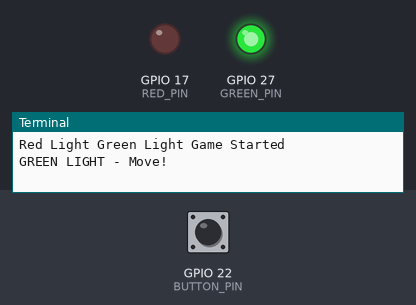
Simulated run of this program. Board: Raspberry Pi (BCM pin numbers). Parts: output pins drawn as LEDs (lit = HIGH), the last lines printed to the terminal. The test bench sets the inputs (shaded band); at power-on: GPIO 22 (BUTTON_PIN) HIGH. Random numbers come from a fixed seed; the clock reads 2024-03-15 10:24:30 at power-on unless the program sets it.

Above: at 1.2 s.
1.3 s: GPIO 22 (BUTTON_PIN) pulled LOW for 1 s
At 2.7 s:
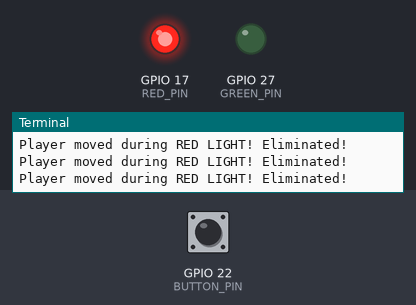
Timing chart, 0 to 11.3 s (numbered marks = the images above; inputs shaded):
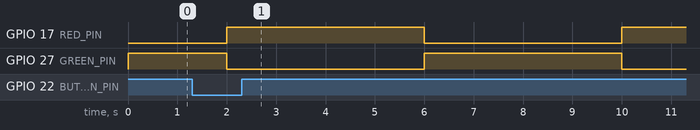

The program:

day4_movement_detection.py
```python
import RPi.GPIO as GPIO
import time
import random

RED_PIN = 17
GREEN_PIN = 27
BUTTON_PIN = 22

GPIO.setmode(GPIO.BCM)

GPIO.setup(RED_PIN, GPIO.OUT)
GPIO.setup(GREEN_PIN, GPIO.OUT)
GPIO.setup(BUTTON_PIN, GPIO.IN, pull_up_down=GPIO.PUD_UP)

print("Red Light Green Light Game Started")

try:
    while True:

        # GREEN LIGHT
        print("GREEN LIGHT - Move!")
        GPIO.output(GREEN_PIN, GPIO.HIGH)
        GPIO.output(RED_PIN, GPIO.LOW)

        time.sleep(random.randint(2,4))

        # RED LIGHT
        print("RED LIGHT - Don't move!")
        GPIO.output(GREEN_PIN, GPIO.LOW)
        GPIO.output(RED_PIN, GPIO.HIGH)

        start_time = time.time()

        while time.time() - start_time < 3:
            if GPIO.input(BUTTON_PIN) == GPIO.LOW:
                print("Player moved during RED LIGHT! Eliminated!")

        time.sleep(1)

except KeyboardInterrupt:
    GPIO.cleanup()
```
